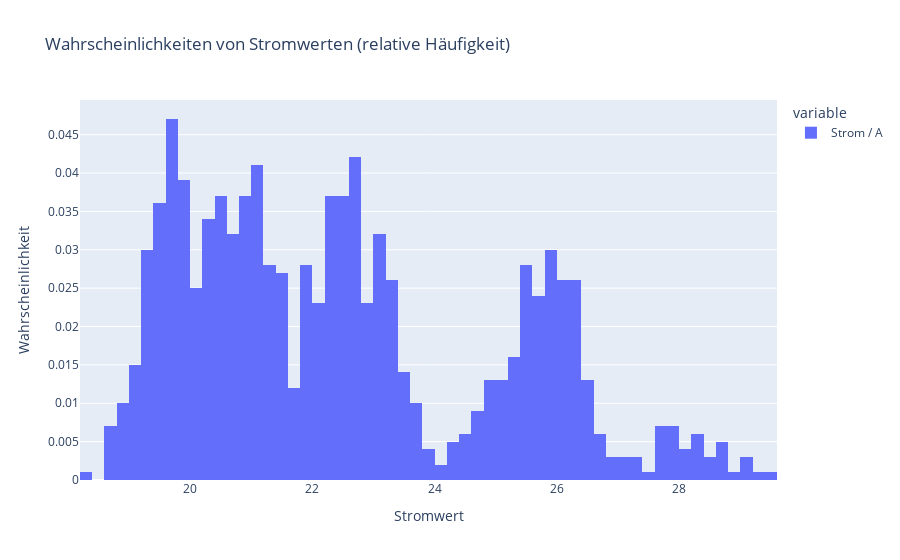

Notebook code cell kept with this figure:
### Markdown cell above
<span style="color:#FF5F00"><b>AUFGABE:</b></span><br>
Zuletzt wollen wir uns noch anschauen, wie wir relative anstatt absolute Häufigkeiten angeben können. Nutzen Sie hierfür das ```histnorm```-Argument und setzen es auf ```"probability"```:

### Code cell
# Erstelle Diagramm von relativen Häufigkeiten von Stromwerten wieder analog zu dem oberen Beispiel
plot = df["Strom / A"].plot(kind="histogram", title="Wahrscheinlichkeiten von Stromwerten (relative Häufigkeit)", nbins=100, histnorm="probability")
plot.update_layout(xaxis_title="Stromwert", yaxis_title="Wahrscheinlichkeit")

### Figure 1 — Plotly figure (JSON) as saved in the notebook; plotly's stock layout.template omitted (floating-point values rounded to 4 significant figures; data arrays with more than 128 entries replaced by an {"elided": "..."} marker saying what was removed)
{"data": [{"bingroup": "x", "histnorm": "probability", "hovertemplate": "variable=Strom / A<br>value=%{x}<br>probability=%{y}<extra></extra>", "legendgroup": "Strom / A", "marker": {"color": "#636efa", "pattern": {"shape": ""}}, "name": "Strom / A", "nbinsx": 100, "orientation": "v", "showlegend": true, "type": "histogram", "x": {"elided": "1000 float values"}, "xaxis": "x", "yaxis": "y"}], "layout": {"barmode": "relative", "legend": {"title": {"text": "variable"}, "tracegroupgap": 0}, "title": {"text": "Wahrscheinlichkeiten von Stromwerten (relative Häufigkeit)"}, "xaxis": {"anchor": "y", "domain": [0, 1], "title": {"text": "Stromwert"}}, "yaxis": {"anchor": "x", "domain": [0, 1], "title": {"text": "Wahrscheinlichkeit"}}}}
